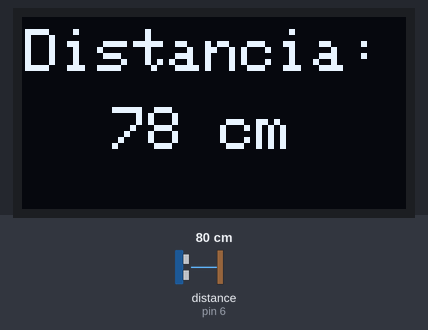
Bench run of a sketch on a simulated Arduino Uno, built with avr-gcc and run on an emulated ATmega328P. On the bench: 128×64 one-colour display. Wiring (inferred from the names in the program): ultrasonic range finder: trigger pin 7; echo pin 6. The inputs (shaded band) are chosen by the test bench; at power-on: distance to the obstacle (sensor on pin 6) 80 cm. The echo pulse lasts 58.3 µs per cm.

Above: at 4.2 s.
4.3 s: distance to the obstacle (sensor on pin 6) set to 2 cm
At 6.5 s:
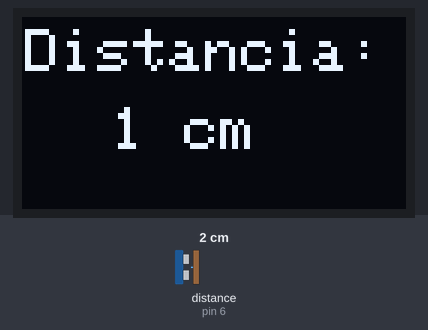
7.4 s: distance to the obstacle (sensor on pin 6) set to 4 cm
At 9.0 s:
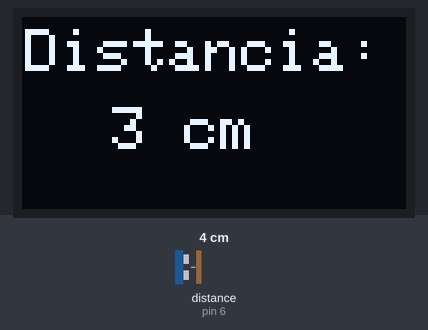
9.3 s: distance to the obstacle (sensor on pin 6) set to 9 cm
At 10.0 s:
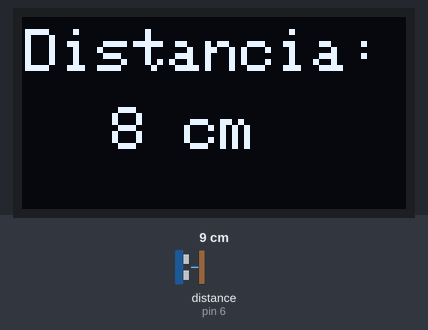
Timing chart, 0 to 12.3 s (numbered marks = the images above; inputs shaded):
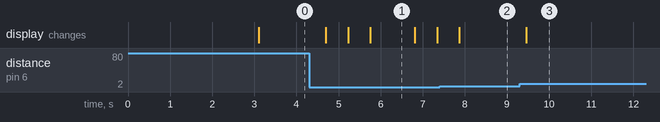

The sketch:

distance-sensor.ino
```cpp
#include <Wire.h>
#include <Adafruit_GFX.h>
#include <Adafruit_SH1106.h>

const int trigPin = 7;
const int echoPin = 6;
long duration;
int distanceCm;
String mensaje;
#define OLED_RESET -1
Adafruit_SH1106 display(OLED_RESET); /* Object of class Adafruit_SSD1306 */

const unsigned char PROGMEM youtube [] = {
0x00, 0x00, 0x00, 0x00, 0x00, 0x00, 0x00, 0x00, 0x00, 0x00, 0x00, 0x00, 0x00, 0x00, 0x00, 0x00,
0x00, 0x00, 0x00, 0x00, 0x00, 0x00, 0x00, 0x00, 0x00, 0x00, 0x00, 0x00, 0x00, 0x00, 0x00, 0x00,
0x00, 0x00, 0x00, 0x00, 0x00, 0x00, 0x00, 0x00, 0x00, 0x00, 0x00, 0x00, 0x00, 0x00, 0x00, 0x00,
0x00, 0x00, 0x00, 0x00, 0x00, 0x00, 0x00, 0x00, 0x00, 0x00, 0x00, 0x00, 0x00, 0x00, 0x00, 0x00,
0x00, 0x00, 0x00, 0x00, 0x00, 0x00, 0x00, 0x00, 0x00, 0x00, 0x00, 0x00, 0x00, 0x00, 0x00, 0x00,
0x00, 0x00, 0x00, 0x00, 0x00, 0x00, 0x0F, 0xFF, 0xFE, 0x00, 0x00, 0x00, 0x00, 0x00, 0x00, 0x00,
0x00, 0x00, 0x00, 0x00, 0x00, 0x1F, 0xFF, 0xFF, 0xFF, 0xFF, 0x80, 0x00, 0x00, 0x00, 0x00, 0x00,
0x00, 0x00, 0x00, 0x00, 0x00, 0x7F, 0xFF, 0xFF, 0xFF, 0xFF, 0xC0, 0x00, 0x00, 0x00, 0x00, 0x00,
0x00, 0x00, 0x00, 0x00, 0x00, 0xFF, 0xFF, 0xFF, 0xFF, 0xFF, 0xE0, 0x00, 0x00, 0x00, 0x00, 0x00,
0x00, 0x00, 0x00, 0x00, 0x00, 0xFF, 0xFF, 0xFF, 0xFF, 0xFF, 0xF0, 0x00, 0x00, 0x00, 0x00, 0x00,
0x00, 0x00, 0x00, 0x00, 0x01, 0xFF, 0xFF, 0xFF, 0xFF, 0xFF, 0xF0, 0x00, 0x00, 0x00, 0x00, 0x00,
0x00, 0x00, 0x00, 0x00, 0x01, 0xFF, 0xFF, 0xFF, 0xFF, 0xFF, 0xF0, 0x00, 0x00, 0x00, 0x00, 0x00,
0x00, 0x00, 0x00, 0x00, 0x01, 0xFF, 0xFF, 0xFF, 0xFF, 0xFF, 0xF0, 0x00, 0x00, 0x00, 0x00, 0x00,
0x00, 0x00, 0x00, 0x00, 0x01, 0xFF, 0xFF, 0xFF, 0xFF, 0xFF, 0xF8, 0x00, 0x00, 0x00, 0x00, 0x00,
0x00, 0x00, 0x00, 0x00, 0x01, 0xFF, 0xFF, 0xFF, 0xFF, 0xFF, 0xF8, 0x00, 0x00, 0x00, 0x00, 0x00,
0x00, 0x00, 0x00, 0x00, 0x01, 0xFF, 0xFF, 0x9F, 0xFF, 0xFF, 0xF8, 0x00, 0x00, 0x00, 0x00, 0x00,
0x00, 0x00, 0x00, 0x00, 0x01, 0xFF, 0xFF, 0x8F, 0xFF, 0xFF, 0xF8, 0x00, 0x00, 0x00, 0x00, 0x00,
0x00, 0x00, 0x00, 0x00, 0x03, 0xFF, 0xFF, 0x83, 0xFF, 0xFF, 0xF8, 0x00, 0x00, 0x00, 0x00, 0x00,
0x00, 0x00, 0x00, 0x00, 0x03, 0xFF, 0xFF, 0x80, 0xFF, 0xFF, 0xF8, 0x00, 0x00, 0x00, 0x00, 0x00,
0x00, 0x00, 0x00, 0x00, 0x03, 0xFF, 0xFF, 0x80, 0x7F, 0xFF, 0xF8, 0x00, 0x00, 0x00, 0x00, 0x00,
0x00, 0x00, 0x00, 0x00, 0x03, 0xFF, 0xFF, 0x80, 0x1F, 0xFF, 0xF8, 0x00, 0x00, 0x00, 0x00, 0x00,
0x00, 0x00, 0x00, 0x00, 0x03, 0xFF, 0xFF, 0x80, 0x07, 0xFF, 0xF8, 0x00, 0x00, 0x00, 0x00, 0x00,
0x00, 0x00, 0x00, 0x00, 0x03, 0xFF, 0xFF, 0x80, 0x07, 0xFF, 0xF8, 0x00, 0x00, 0x00, 0x00, 0x00,
0x00, 0x00, 0x00, 0x00, 0x03, 0xFF, 0xFF, 0x80, 0x1F, 0xFF, 0xF8, 0x00, 0x00, 0x00, 0x00, 0x00,
0x00, 0x00, 0x00, 0x00, 0x03, 0xFF, 0xFF, 0x80, 0x7F, 0xFF, 0xF8, 0x00, 0x00, 0x00, 0x00, 0x00,
0x00, 0x00, 0x00, 0x00, 0x03, 0xFF, 0xFF, 0x80, 0xFF, 0xFF, 0xF8, 0x00, 0x00, 0x00, 0x00, 0x00,
0x00, 0x00, 0x00, 0x00, 0x03, 0xFF, 0xFF, 0x83, 0xFF, 0xFF, 0xF8, 0x00, 0x00, 0x00, 0x00, 0x00,
0x00, 0x00, 0x00, 0x00, 0x01, 0xFF, 0xFF, 0x8F, 0xFF, 0xFF, 0xF8, 0x00, 0x00, 0x00, 0x00, 0x00,
0x00, 0x00, 0x00, 0x00, 0x01, 0xFF, 0xFF, 0x9F, 0xFF, 0xFF, 0xF8, 0x00, 0x00, 0x00, 0x00, 0x00,
0x00, 0x00, 0x00, 0x00, 0x01, 0xFF, 0xFF, 0xFF, 0xFF, 0xFF, 0xF8, 0x00, 0x00, 0x00, 0x00, 0x00,
0x00, 0x00, 0x00, 0x00, 0x01, 0xFF, 0xFF, 0xFF, 0xFF, 0xFF, 0xF8, 0x00, 0x00, 0x00, 0x00, 0x00,
0x00, 0x00, 0x00, 0x00, 0x01, 0xFF, 0xFF, 0xFF, 0xFF, 0xFF, 0xF0, 0x00, 0x00, 0x00, 0x00, 0x00,
0x00, 0x00, 0x00, 0x00, 0x01, 0xFF, 0xFF, 0xFF, 0xFF, 0xFF, 0xF0, 0x00, 0x00, 0x00, 0x00, 0x00,
0x00, 0x00, 0x00, 0x00, 0x01, 0xFF, 0xFF, 0xFF, 0xFF, 0xFF, 0xF0, 0x00, 0x00, 0x00, 0x00, 0x00,
0x00, 0x00, 0x00, 0x00, 0x00, 0xFF, 0xFF, 0xFF, 0xFF, 0xFF, 0xF0, 0x00, 0x00, 0x00, 0x00, 0x00,
0x00, 0x00, 0x00, 0x00, 0x00, 0xFF, 0xFF, 0xFF, 0xFF, 0xFF, 0xE0, 0x00, 0x00, 0x00, 0x00, 0x00,
0x00, 0x00, 0x00, 0x00, 0x00, 0x7F, 0xFF, 0xFF, 0xFF, 0xFF, 0xC0, 0x00, 0x00, 0x00, 0x00, 0x00,
0x00, 0x00, 0x00, 0x00, 0x00, 0x1F, 0xFF, 0xFF, 0xFF, 0xFF, 0x80, 0x00, 0x00, 0x00, 0x00, 0x00,
0x00, 0x00, 0x00, 0x00, 0x00, 0x00, 0x07, 0xFF, 0xFE, 0x00, 0x00, 0x00, 0x00, 0x00, 0x00, 0x00,
0x00, 0x00, 0x00, 0x00, 0x00, 0x00, 0x00, 0x00, 0x00, 0x00, 0x00, 0x00, 0x00, 0x00, 0x00, 0x00,
0x00, 0x00, 0x00, 0x00, 0x00, 0x00, 0x00, 0x00, 0x00, 0x00, 0x00, 0x00, 0x00, 0x00, 0x00, 0x00,
0x00, 0x00, 0x00, 0x00, 0x00, 0x00, 0x00, 0x00, 0x00, 0x00, 0x00, 0x00, 0x00, 0x00, 0x00, 0x00,
0x00, 0x00, 0x00, 0x00, 0x00, 0x00, 0x00, 0x00, 0x00, 0x00, 0x00, 0x00, 0x00, 0x00, 0x00, 0x00,
0x00, 0x00, 0x00, 0x00, 0x00, 0x00, 0x00, 0x00, 0x00, 0x00, 0x00, 0x00, 0x00, 0x00, 0x00, 0x00,
0x00, 0x00, 0x00, 0x00, 0x00, 0x00, 0x00, 0x00, 0x00, 0x00, 0x00, 0x00, 0x00, 0x00, 0x00, 0x00,
0x00, 0x00, 0x00, 0x00, 0x00, 0x00, 0x00, 0x00, 0x00, 0x00, 0x00, 0x00, 0x00, 0x00, 0x00, 0x00,
0x00, 0x00, 0x00, 0x00, 0x00, 0x00, 0x00, 0x00, 0x00, 0x00, 0x00, 0x00, 0x00, 0x00, 0x00, 0x00,
0x03, 0xCC, 0x1E, 0x3C, 0xFC, 0xF8, 0xF1, 0x92, 0x3C, 0x18, 0x0F, 0x1E, 0x08, 0x99, 0x0C, 0x00,
0x02, 0x0C, 0x10, 0x62, 0x10, 0x89, 0x99, 0x92, 0x62, 0x18, 0x08, 0x90, 0x08, 0x99, 0x0C, 0x00,
0x02, 0x0C, 0x10, 0x40, 0x10, 0x89, 0x09, 0x92, 0x40, 0x38, 0x08, 0x90, 0x08, 0x99, 0x1C, 0x00,
0x03, 0xCC, 0x1E, 0x40, 0x10, 0x89, 0x09, 0xD2, 0x40, 0x2C, 0x08, 0xDE, 0x08, 0x9D, 0x16, 0x00,
0x02, 0x0C, 0x10, 0x40, 0x10, 0xF1, 0x09, 0x72, 0x40, 0x64, 0x08, 0xD0, 0x08, 0x97, 0x32, 0x00,
0x02, 0x0C, 0x10, 0x40, 0x10, 0x91, 0x09, 0x32, 0x40, 0x7E, 0x08, 0x90, 0x08, 0x93, 0x3F, 0x00,
0x02, 0x0C, 0x10, 0x62, 0x10, 0x89, 0x99, 0x32, 0x62, 0x46, 0x08, 0x90, 0x0D, 0x93, 0x23, 0x00,
0x03, 0xCF, 0x9E, 0x3C, 0x10, 0x8C, 0xF1, 0x32, 0x3C, 0xC2, 0x0F, 0x1E, 0x07, 0x13, 0x61, 0x00,
0x00, 0x00, 0x00, 0x00, 0x00, 0x00, 0x00, 0x00, 0x00, 0x00, 0x00, 0x00, 0x00, 0x00, 0x00, 0x00,
0x00, 0x00, 0x00, 0x00, 0x00, 0x00, 0x00, 0x00, 0x00, 0x00, 0x00, 0x00, 0x00, 0x00, 0x00, 0x00,
0x00, 0x00, 0x00, 0x00, 0x00, 0x00, 0x00, 0x00, 0x00, 0x00, 0x00, 0x00, 0x00, 0x00, 0x00, 0x00,
0x00, 0x00, 0x00, 0x00, 0x00, 0x00, 0x00, 0x00, 0x00, 0x00, 0x00, 0x00, 0x00, 0x00, 0x00, 0x00,
0x00, 0x00, 0x00, 0x00, 0x00, 0x00, 0x00, 0x00, 0x00, 0x00, 0x00, 0x00, 0x00, 0x00, 0x00, 0x00,
0x00, 0x00, 0x00, 0x00, 0x00, 0x00, 0x00, 0x00, 0x00, 0x00, 0x00, 0x00, 0x00, 0x00, 0x00, 0x00,
0x00, 0x00, 0x00, 0x00, 0x00, 0x00, 0x00, 0x00, 0x00, 0x00, 0x00, 0x00, 0x00, 0x00, 0x00, 0x00,
0x00, 0x00, 0x00, 0x00, 0x00, 0x00, 0x00, 0x00, 0x00, 0x00, 0x00, 0x00, 0x00, 0x00, 0x00, 0x00,
0x00, 0x00, 0x00, 0x00, 0x00, 0x00, 0x00, 0x00, 0x00, 0x00, 0x00, 0x00, 0x00, 0x00, 0x00, 0x00
};

void setup() {
  pinMode(trigPin, OUTPUT);
  pinMode(echoPin, INPUT);
  display.begin(SH1106_SWITCHCAPVCC, 0x3C);//CONFIGURA LA DIRECCION DEL DISPLAY
  display.clearDisplay();//BORRAR DISPLAY
  display.setTextColor(WHITE);//TEXTO EN COLOR BLANCO
  display.setTextSize(2);//TAMAÑO DE LA LETRA (SE PUDE AJUSTRAR CON DECIMALES EJEMPLO (1.1, 1.2, 1.3...)
  display.setCursor(0,0);
  display.drawBitmap(0,0,youtube,128,64,WHITE);
  display.display();
  delay(3000);
}

void loop() {
  digitalWrite(trigPin, LOW);
  delayMicroseconds(2);
  digitalWrite(trigPin, HIGH);
  delayMicroseconds(10);
  digitalWrite(trigPin, LOW);
  duration = pulseIn(echoPin, HIGH);
  distanceCm= duration*0.034/2;
  display.clearDisplay();//BORRAR DISPLAY
  display.setCursor(1,4);//POSICION DE INICIO DE ESCRITURA
  display.println("Distancia: ");//TEXTO EN PANTALLA
  display.setCursor(30,30);
  mensaje = String(distanceCm) + " cm";
  display.println(mensaje);
  display.display();
  delay(500);//TIEMPO DE ESPERA
}
```

Measured:
- after the input at 4.3 s, the display: changes after 0.40 s (image 1)
- after the input at 7.4 s, the display: changes after 0.47 s (image 2)
- after the input at 9.3 s, the display: changes after 0.15 s (image 3)
- what the display in image 1 shows lasts 1.0 s, from 5.8 s to 6.8 s
